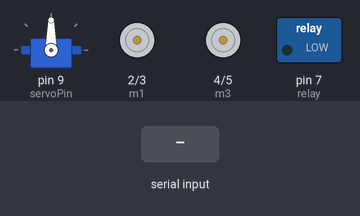
This sketch was run on a simulated Arduino Uno, built with avr-gcc and run on an emulated ATmega328P. Shown: servo, motor-driver pin pairs drawn as motors (green arrow = first pin HIGH = forward, orange = second pin HIGH = backward, longer = more drive), switched loads named in the sketch (green lamp = pin HIGH). The inputs (shaded band) are chosen by the test bench. What the sketch prints to the serial monitor is not drawn.

Above: at 1.2 s.
1.3 s: "s" received over Serial
At 4.2 s:
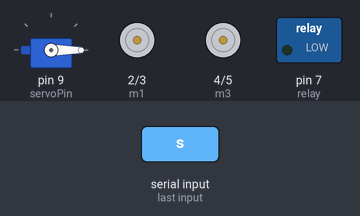
4.3 s: "e" received over Serial
At 5.1 s:
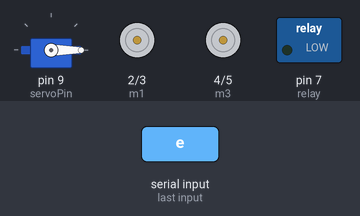
5.8 s: "f" received over Serial
At 6.3 s:
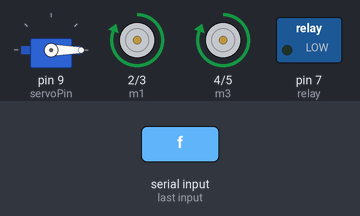
7.3 s: "b" received over Serial
At 8.5 s:
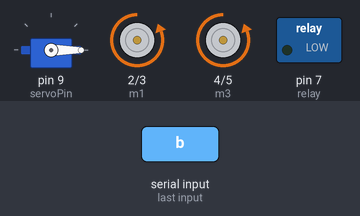
8.8 s: "r" received over Serial
At 9.7 s:
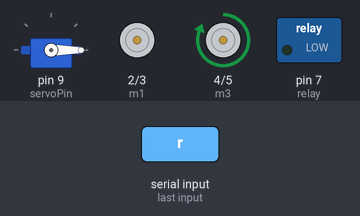
10.3 s: "l" received over Serial
At 10.9 s:
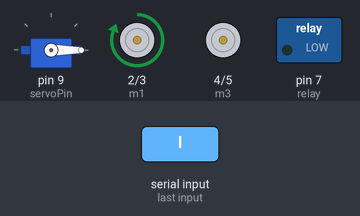
Timing chart, 0 to 12.8 s (numbered marks = the images above; inputs shaded):
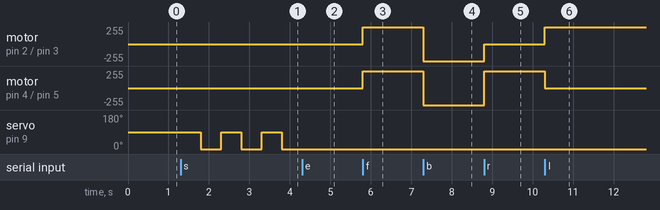

Measured:
- after the input at 1.3 s, servo on pin 9 (servoPin): alternates 90° for 0.50 s and 0° for 0.50 s, starting after 0.50 s
- after the input at 4.3 s, servo on pin 9 (servoPin): stays 0° (without the input it goes to 90° after 0.00 s)
- after the input at 5.8 s, motor on pin 2 (m1) / pin 3 (m2), motor on pin 4 (m3) / pin 5 (m4): stopped → forward 255/255 at once
- after the input at 7.3 s, motor on pin 2 (m1) / pin 3 (m2), motor on pin 4 (m3) / pin 5 (m4): forward 255/255 → backward 255/255 at once
- after the input at 8.8 s, motor on pin 2 (m1) / pin 3 (m2): backward 255/255 → stopped at once; motor on pin 4 (m3) / pin 5 (m4): backward 255/255 → forward 255/255 at once
- after the input at 10.3 s, motor on pin 2 (m1) / pin 3 (m2): stopped → forward 255/255 at once; motor on pin 4 (m3) / pin 5 (m4): forward 255/255 → stopped at once

The sketch:

Seed_sowing_robo_bluetooth.ino
```cpp
#include<Servo.h>
void seed();
// Declare the Servo pin
int servoPin = 9;
// Create a servo object
Servo Servo1;
int m1=2;
int m2=3;
int m3=4;
int m4=5;
char state;
int flag;
int k=0;
int relay=7;
void setup()
{
  Servo1.attach(servoPin);
  Serial.begin(9600);
  pinMode(m1,OUTPUT);
  pinMode(m2,OUTPUT);
  pinMode(m3,OUTPUT);
  pinMode(m4,OUTPUT);
   pinMode(relay,OUTPUT);
  //attachInterrupt(0, pin_ISR, CHANGE);
}

void loop()
{

if(Serial.available())
  {
    state=Serial.read();
    Serial.print(state);
    //flag=0;
//    Servo1.write(90);
//    delay(500);
//     Servo1.write(0);
//   delay(500);

  if(state=='f')
  {
     k=1;
    digitalWrite(m1,HIGH);
    digitalWrite(m2,LOW);
    digitalWrite(m3,HIGH);
    digitalWrite(m4,LOW);
    Serial.println("Motor: Forward");
  }
   else if(state=='s')
    {
    seed();
     }
//     else
//     {
//       Servo1.write(0);
//     }

  else if(state=='b')
  {
    digitalWrite(m1,LOW);
    digitalWrite(m2,HIGH);
    digitalWrite(m3,LOW);
    digitalWrite(m4,HIGH);
//    Servo1.write(180);
//    delay(1000);
//     Servo1.write(0);
//   delay(1000);

        Serial.println("Motor: Backward");
        flag=1;
  }

  else if(state=='r')
  {
    digitalWrite(m1,LOW);
    digitalWrite(m2,LOW);
    digitalWrite(m3,HIGH);
    digitalWrite(m4,LOW);
//    Servo1.write(180);
//    delay(1000);
//     Servo1.write(0);
//   delay(1000);
        Serial.println("Motor: Right-Turn");
  }

  else if(state=='l')
  {
    digitalWrite(m1,HIGH);
    digitalWrite(m2,LOW);
    digitalWrite(m3,LOW);
    digitalWrite(m4,LOW);
//    Servo1.write(180);
//    delay(1000);
//     Servo1.write(0);
//   delay(1000);
    Serial.println("Motor: Left Turn");
  }

  else if(state=='t')
  {
    digitalWrite(m1,LOW);
    digitalWrite(m2,LOW);
    digitalWrite(m3,LOW);
    digitalWrite(m4,LOW);
//    Servo1.write(180);
//    delay(1000);
//     Servo1.write(0);
//   delay(1000);
  Serial.println("Motor: OFF");
    }

else if(state=='p')
  {
   pump();
  }


}
}


void seed()
{
 while(true)
 {
    Servo1.write(90);
    delay(500);
     Servo1.write(0);
    delay(500);
    Serial.print("hello");
    if(Serial.available())
  {
    state=Serial.read();
  }
    if(state=='e'){
    Serial.write("exit");
    break;
 }
 }
}
void pump()
{
  while(true)
  {
   digitalWrite(relay,HIGH);

Serial.println("relay on");
     if(Serial.available())
  {
    state=Serial.read();
  }
    if(state=='e'){
    Serial.write("exit");
    Serial.println("relay off");
    break;
 }
}
}
```
